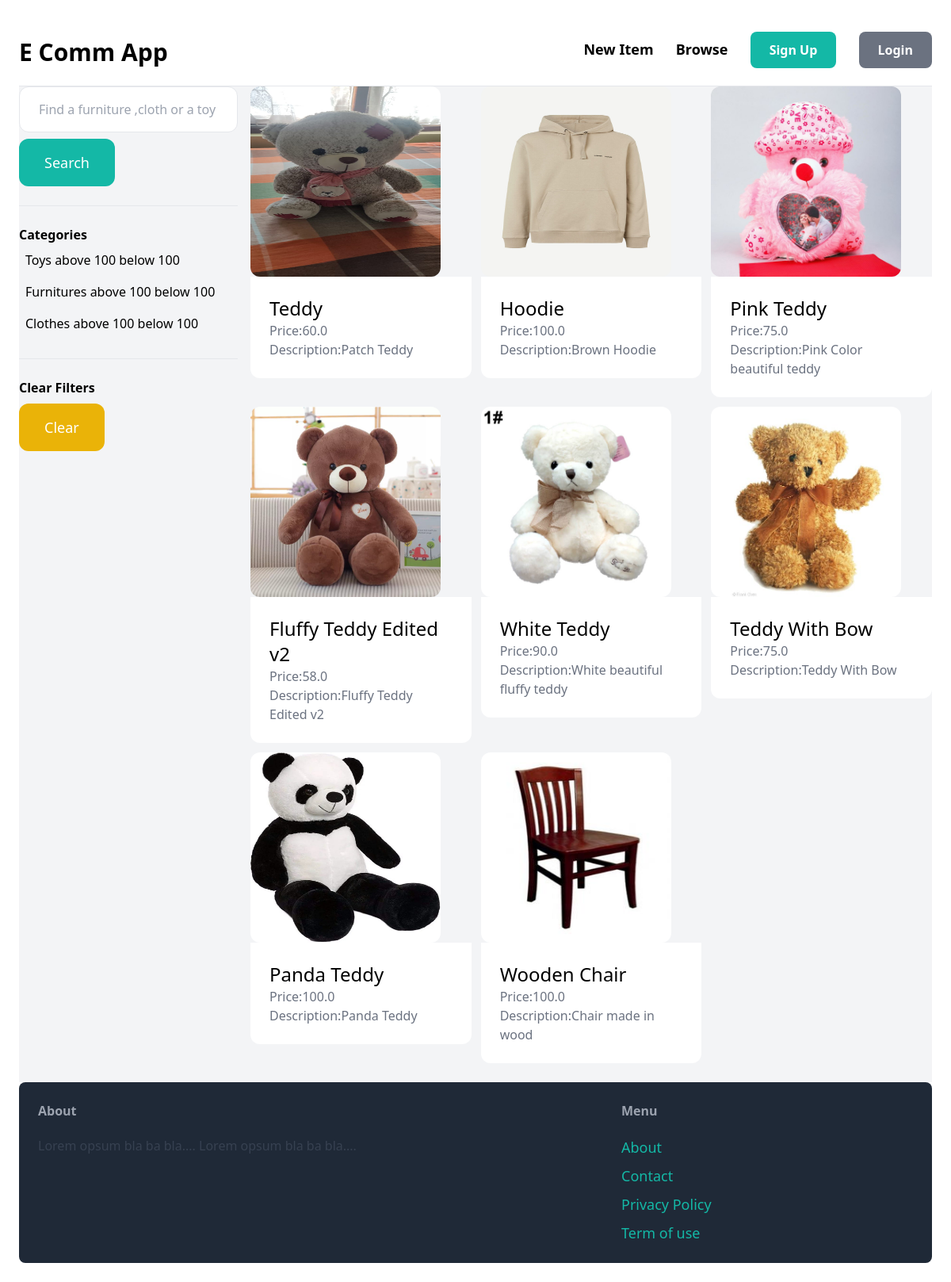
The app's page /items/ with its own data.
### item/models.py (models this page shows, shortened)
class Category (models.Model):
    name=models.CharField( max_length=255)
    class Meta:
        ordering=()
        verbose_name_plural='Categories'

class Item(models.Model):
    category=models.ForeignKey(Category,related_name='items', on_delete=models.CASCADE)
    name=models.CharField(max_length=255)
    description=models.TextField(null=True,blank=True)
    image=models.ImageField(upload_to='upload_images', blank=True,null=True)
    price=models.FloatField()
    is_sold=models.BooleanField(default=False)
    created_by=models.ForeignKey(User,related_name='items', on_delete=models.CASCADE)
    created_at=models.DateTimeField(auto_now_add=True)

### item/views.py (the view)
# urls.py: path('items/',include('item.urls'))
def items(request):
    query= request.GET.get('query','')
    category_id= request.GET.get('category',0)
    item_price=request.GET.get('price',0)
    categories=Category.objects.all()
    items=Item.objects.filter(is_sold=False)
    item_price=int(item_price)
    if item_price:
        if item_price>100:
            items=items.filter(price__gte=100)
        else:
           items=items.filter(price__lt=100)
    if category_id:
        items=items.filter( category_id=category_id)
    if query:
        items=items.filter( Q(name__icontains=query)| Q( description__icontains=query))
    return render(request,'item/item.html',{'items':items,'query':query,'categories':categories,'category_id':int(category_id),'item_price':int(item_price)})

### item/templates/item/item.html (shortened to what this page needs)
{% extends 'core/base.html'%}
{% block content %}
<div class='pb-6 grid grid-cols-4 gap-4 bg-gray-100'>
    <div class='col-span-1'>
        <form method='GET' action='{% url 'item:item'%}?query={{query}}  %}'>
            <input name='query' class='w-full py-4 px-6 border rounded-xl' type='text' value='{{query}}' placeholder='Find a furniture ,cloth or a toy'>
        <button class='mt-2 py-4 px-8 text-lg bg-teal-500 rounded-xl text-white '>Search</button>
        </form>
        <hr class='my-6'>
        <p class='font-semibold'>Categories</p>
        <ul>
        {% for category in categories %}
        <li class='py-2 px-2 rounded-xl {% if category.id == category_id %} bg-gray-200 {% endif %}'>
            <a href='{% url 'item:item'%}?query={{query}}&category={{category.id}}'>{{category.name}}</a>
            <a href='{% url 'item:item'%}?query={{query}}&category={{category.id}}&price=200'>above 100</a>
            <a href='{% url 'item:item'%}?query={{query}}&category={{category.id}}&price=50'>below 100</a>
            </li>
            {% endfor %}
        </ul>
        <hr class='my-6'>
        <p class='font-semibold'>Clear Filters</p>
        <ul>
            <li><a href='{% url 'item:item' %}' class='mt-2 py-4 px-8 rounded-xl bg-yellow-500 inline-block text-lg text-white '>Clear</a></li>
        </ul>
        </div>
    <div class='col-span-3'>
        <div class='grid grid-cols-3 gap-3'>
            {% for item in items%}
            <div>
                <a href='{%url 'item:detail' item.id %}'>
            <div>
                <img src='{{ item.image.url }}' class='rounded-xl w-60 h-60'>
            </div>
            <div class='p-6 bg-white rounded-b-xl'>
                <h2 class='text-2xl'>{{item.name}}</h2>
                <p class='text-gray-500'>Price:{{item.price}}</p>
                {% if item.description %}
                <p class='text-gray-500'>Description:{{item.description}}</p>
                {% endif %}
            </div>
                </a>
            </div>
            {% endfor %}
        </div>
        </div>
    </div>
{% endblock %}

### core/templates/core/base.html (shortened to what this page needs)
<!Doctype html>
<html>
    <head>
        <script src='https://cdn.tailwindcss.com'></script>
        <body>
            <div class='px-6 py-6'>
              <nav class='py-6 flex justify-between item-center border-b border-gray-200'>
                <a href='/' class='text-3xl font-semibold'> E Comm App </a>
                <div class='space-x-6'>
                    <a href='{% url 'item:new' %}' class='text-lg font-semibold hover:text-gray-500'> New Item</a>
                    <a href='{% url 'item:item' %}' class='text-lg font-semibold hover:text-gray-500'> Browse</a>
                    {% if request.user.is_authenticated %}
                    <a href='{% url 'conversation:inbox' %}' class='px-6 py-3 text-md font-semibold bg-teal-500 text-white rounded-lg hover:bg-teal-700'>Inbox</a>
                    <a href='{% url 'dashboard:dash' %}' class='px-6 py-3 text-md  font-semibold bg-gray-500 text-white rounded-lg hover:bg-gray-700'>Dashboard</a>
                    {% else %}
                    <a href='{% url 'core:signup' %}' class='px-6 py-3 text-md font-semibold bg-teal-500 text-white rounded-lg hover:bg-teal-700'>Sign Up</a>
                    <a href='{% url 'core:login' %}' class='px-6 py-3 text-md  font-semibold bg-gray-500 text-white rounded-lg hover:bg-gray-700'>Login</a>
                {% endif %}
                </div>
            </nav>
            {% block content %}
            {% endblock %}
            <footer class="py-6 px-6 flex justify-between bg-gray-800 rounded-lg">
                <div class='w-2/3 pr=10'>
                    <h3 class="mb-5 font-semibold text-gray-400"> About</h3>
                    <p class='text=lg text-gray-700'> Lorem opsum bla ba bla.... Lorem opsum bla ba bla....</p>
                </div>
                <div class='w-1/3 '>
                    <h3 class="mb-5 font-semibold text-gray-400"> Menu</h3>
                    <ul class="space-y-2">
                        <li> <a href='{% url 'core:about' %}' class='text-lg text-teal-500 hover:text-teal-700'>About</a></li>
                        <li> <a href='{% url 'core:contact' %}' class='text-lg text-teal-500 hover:text-teal-700'>Contact</a></li>
                        <li> <a href='#' class='text-lg text-teal-500 hover:text-teal-700'>Privacy Policy</a></li>
                        <li> <a href='#' class='text-lg text-teal-500 hover:text-teal-700'>Term of use</a></li>
                </div>
            </footer>
        </body>
    </html>

### records on screen
Category: name "Toys"
Category: name "Furnitures"
Category: name "Clothes"
Item: image (picture), name "Teddy", price "60.0", description "Patch Teddy"
Item: image (picture), name "Hoodie", price "100.0", description "Brown Hoodie"
Item: image (picture), name "Pink Teddy", price "75.0", description "Pink Color beautiful teddy"
Item: image (picture), name "Fluffy Teddy Edited v2", price "58.0", description "Fluffy Teddy Edited v2"
Item: image (picture), name "White Teddy", price "90.0", description "White beautiful fluffy teddy"
Item: image (picture), name "Teddy With Bow", price "75.0", description "Teddy With Bow"
Item: image (picture), name "Panda Teddy", price "100.0", description "Panda Teddy"
Item: image (picture), name "Wooden Chair", price "100.0", description "Chair made in wood"
